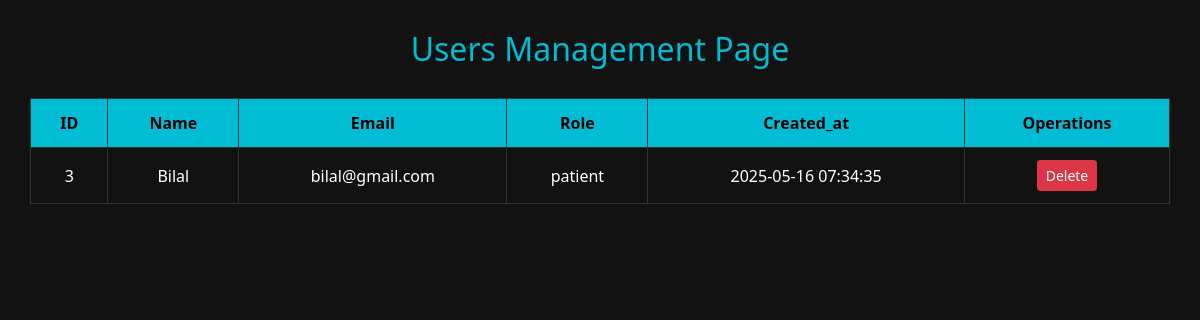
Page /Vaccination-System/users_records.php on the committed database.
### tables this page shows
CREATE TABLE `users` (
  `id` int(11) NOT NULL,
  `name` varchar(100) DEFAULT NULL,
  `email` varchar(100) DEFAULT NULL,
  `password` varchar(100) DEFAULT NULL,
  `role` enum('admin','patient','hospital') DEFAULT NULL,
  `created_at` timestamp NOT NULL DEFAULT current_timestamp()
);

### Vaccination-System/users_records.php (the view, shortened to what this page needs)
<?php
include "db_connection.php";
$query = "SELECT id,name,email,role,created_at FROM users WHERE role='patient'";
$result = mysqli_query($conn, $query);
?>
<!DOCTYPE html>
<html>
<head>
  <link rel="stylesheet" href="https://cdn.jsdelivr.net/npm/bootstrap@4.3.1/dist/css/bootstrap.min.css">
</head>
<body>
  <h2>Users Management Page</h2>
  <table>
    <tr>
      <th>ID</th>
      <th>Name</th>
      <th>Email</th>
      <th>Role</th>
      <th>Created_at</th>
      <th>Operations</th>
    </tr>
    <?php while ($row = mysqli_fetch_assoc($result)) {
      $id = $row['id'];
    ?>
      <tr>
        <td><?php echo $id; ?></td>
        <td><?php echo $row['name']; ?></td>
        <td><?php echo $row['email']; ?></td>
        <td><?php echo $row['role']; ?></td>
        <td><?php echo $row['created_at']; ?></td>
        <td>
          <a href="delete_user.php?id=<?= $id ?>" class="btn btn-danger btn-sm" onclick="return confirm('Are you sure you want to delete this user?')">Delete</a>
        </td>
      </tr>
    <?php } ?>
  </table>
</body>
</html>

### Vaccination-System/users_records.php (style rules this page uses)
body { background-color: #121212; color: #ffffff; font-family: 'Segoe UI', Tahoma, Geneva, Verdana, sans-serif; padding: 30px; }
h2 { text-align: center; color: #00bcd4; }
table { width: 100%; margin-top: 30px; }
th, td { padding: 12px; text-align: center; border: 1px solid #333; }
th { background-color: #00bcd4; color: #000; }

### rows in the picture
users: id "3", name "Bilal", email "bilal@gmail.com", role "patient", created_at "2025-05-16 07:34:35"
